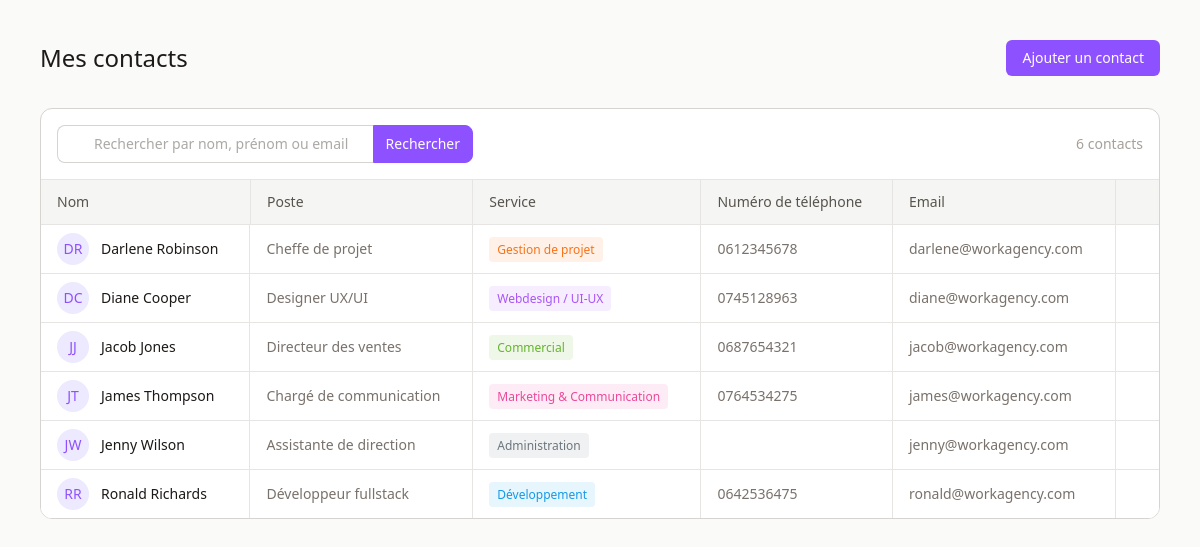
The page / on the database its author committed.
### tables this page shows
CREATE TABLE `contacts` (
`id` INT AUTO_INCREMENT PRIMARY KEY,
    `last_name` VARCHAR(100) NOT NULL,
    `first_name` VARCHAR(100) NOT NULL,
    `email` VARCHAR(150) NOT NULL,
    `phone` VARCHAR(20) DEFAULT NULL,
    `job_title` VARCHAR(100) NOT NULL,
    `department_id` INT DEFAULT NULL,
    `created_at` TIMESTAMP DEFAULT CURRENT_TIMESTAMP,
    FOREIGN KEY (`department_id`) REFERENCES `departments`(`id`) ON DELETE SET NULL
);

CREATE TABLE `departments` (
    `id` INT AUTO_INCREMENT PRIMARY KEY,
    `name` VARCHAR(100) NOT NULL,
    `color` VARCHAR(7) NOT NULL DEFAULT '#6C757D'
);

### index.php (the view, shortened to what this page needs)
<?php
$db = getDatabaseConnection();
$search = trim($_GET['search'] ?? '');
$contacts = [];
try {
    if (!empty($search)) {
        $sql = "SELECT contacts.*, departments.name AS department_name, departments.color AS department_color
            FROM contacts
            LEFT JOIN departments ON contacts.department_id = departments.id
            WHERE contacts.first_name LIKE :search
               OR contacts.last_name LIKE :search
               OR contacts.email LIKE :search
            ORDER BY contacts.first_name ASC";
        $stmt = $db->prepare($sql);
        $stmt->execute(['search' => '%' . $search . '%']);
    } else {
        $sql = "SELECT contacts.*, departments.name AS department_name, departments.color AS department_color
            FROM contacts
            LEFT JOIN departments ON contacts.department_id = departments.id
            ORDER BY contacts.first_name ASC";
        $stmt = $db->query($sql);
    }
    $contacts = $stmt->fetchAll(PDO::FETCH_ASSOC);
} catch (PDOException $e) {
    $_SESSION['toast'] = [
        'type' => 'error',
        'message' => 'Impossible de charger la liste des contacts.'
    ];
}
?>
<?php require 'elements/header.php' ?>
<body>
    <div class="min-h-screen bg-stone-50">
        <main class="max-w-7xl mx-auto p-4 md:p-10">
            <header class="flex items-center justify-between mb-8">
                <h1 class="text-xl md:text-2xl font-medium text-stone-900">Mes contacts</h1>
                <a href="form_contact.php" class="self-end w-fit rounded-md px-4 py-2 bg-violet-500 text-white text-xs md:text-sm font-medium hover:bg-violet-600 transition duration-300 ease-in-out">Ajouter un contact</a>
            </header>
            <section>
                <?php if (empty($contacts)): ?>
                    <div class="bg-stone-100 border border-stone-300 text-stone-600 rounded-xl px-4 py-2 w-fit mx-auto">
                        <p>Aucun contact trouvé. Cliquez sur "Ajouter un contact" pour commencer !</p>
                    </div>
                <?php else: ?>
                    <div class="relative flex flex-col w-full h-full text-stone-600 bg-white rounded-xl border border-stone-300 overflow-hidden">
                        <div class="relative flex justify-between items-center">
                            <form method="GET" action="index.php" class="p-4 flex items-center w-full max-w-md">
                                <div class="relative w-full">
                                    <input
                                        type="text"
                                        name="search"
                                        value="<?= htmlspecialchars($search) ?>"
                                        placeholder="Rechercher par nom, prénom ou email"
                                        class="w-full pl-7 md:pl-9 pr-3 py-2 rounded-l-lg text-xs md:text-sm border-y border-l border-stone-300 focus:outline-hidden focus:border-violet-500 focus:ring-3 focus:ring-violet-100
                                transition duration-300 ease-in-out">
                                </div>
                                <button type="submit" class="relative cursor-pointer w-fit rounded-r-lg border border-violet-500 px-3 py-2 bg-violet-500 text-white text-xs md:text-sm font-medium hover:bg-violet-600 transition duration-300 ease-in-out">
                                    Rechercher
                                </button>
                            </form>
                            <span class="p-4 text-sm font-normal text-stone-400"><?= count($contacts) ?> contacts</span>
                        </div>
                        <div class="relative flex flex-col w-full h-full text-stone-600 bg-white overflow-x-auto">
                            <table class="text-xs md:text-sm w-full text-left table-auto min-w-max">
                                <thead>
                                    <tr class="text-xs md:text-sm text-stone-600">
                                        <th class="font-medium px-4 py-3 border-y border-r border-stone-200 bg-stone-100">Nom</th>
                                        <th class="font-medium px-4 py-3 border-y border-r border-stone-200 bg-stone-100">Poste</th>
                                        <th class="font-medium px-4 py-3 border-y border-r border-stone-200 bg-stone-100">Service</th>
                                        <th class="font-medium px-4 py-3 border-y border-r border-stone-200 bg-stone-100">Numéro de téléphone</th>
                                        <th class="font-medium px-4 py-3 border-y border-r border-stone-200 bg-stone-100">Email</th>
                                        <th class="font-medium px-4 py-3 border-y border-stone-200 bg-stone-100"></th>
                                    </tr>
                                </thead>
                                <tbody>
                                    <?php foreach ($contacts as $contact): ?>
                                        <tr class="[&:not(:last-child)]:border-b border-stone-200 bg-white hover:bg-stone-100 transition duration-150 ease-in-out">
                                            <td class="flex space-x-3 items-center py-2 px-4 border-r border-stone-200">
                                                <div class="bg-violet-100 text-violet-500 font-medium rounded-full w-8 h-8 text-sm flex justify-center items-center">
                                                    <?= strtoupper(substr($contact['first_name'], 0, 1) . substr($contact['last_name'], 0, 1)) ?>
                                                </div>
                                                <span class="text-stone-900">
                                                    <?= htmlspecialchars($contact['first_name']) ?> <?= htmlspecialchars($contact['last_name']) ?>
                                                </span>
                                            </td>
                                            <td class="py-2 px-4 border-r border-stone-200 text-stone-500">
                                                <span class=""><?= htmlspecialchars($contact['job_title']) ?></span>
                                            </td>
                                            <td class="py-2 px-4 border-r border-stone-200 text-stone-500">
                                                <?php if ($contact['department_name']): ?>
                                                    <span class="rounded px-2 py-1 text-xs font-medium" style="background-color: <?= $contact['department_color'] ?>1a; color: <?= $contact['department_color'] ?>;">
                                                        <?= htmlspecialchars($contact['department_name']) ?>
                                                    </span>
                                                <?php else: ?>
                                                    <span class="badge badge-default">Aucun</span>
                                                <?php endif; ?>
                                            </td>
                                            <td class="py-2 px-4 border-r border-stone-200 text-stone-500"><?= htmlspecialchars($contact['phone'] ?? '') ?></td>
                                            <td class="py-2 px-4 border-r border-stone-200 text-stone-500"><?= htmlspecialchars($contact['email']) ?></td>
                                            <td class="py-2 px-4 flex justify-between items-center space-x-2 xl:space-x-0">
                                            </td>
                                        </tr>
                                    <?php endforeach; ?>
                                </tbody>
                            </table>
                        </div>
                    </div>
                <?php endif; ?>
            </section>
        </main>
    </div>
</body>
</html>

### elements/header.php (shortened to what this page needs)
<!DOCTYPE html>
<html lang="fr" class="font-sans">
<head>
    <script src="https://cdn.jsdelivr.net/npm/@tailwindcss/browser@4"></script>
</head>

### rows shown on the page
contacts: first_name+last_name "DR", first_name "Darlene", last_name "Robinson", job_title "Cheffe de projet", department.name "Gestion de projet", phone "0612345678", email "darlene@workagency.com"
contacts: first_name+last_name "DC", first_name "Diane", last_name "Cooper", job_title "Designer UX/UI", department.name "Webdesign / UI-UX", phone "0745128963", email "diane@workagency.com"
contacts: first_name+last_name "JJ", first_name "Jacob", last_name "Jones", job_title "Directeur des ventes", department.name "Commercial", phone "0687654321", email "jacob@workagency.com"
contacts: first_name+last_name "JT", first_name "James", last_name "Thompson", job_title "Chargé de communication", department.name "Marketing & Communication", phone "0764534275", email "james@workagency.com"
contacts: first_name+last_name "JW", first_name "Jenny", last_name "Wilson", job_title "Assistante de direction", department.name "Administration", email "jenny@workagency.com"
contacts: first_name+last_name "RR", first_name "Ronald", last_name "Richards", job_title "Développeur fullstack", department.name "Développement", phone "0642536475", email "ronald@workagency.com"

### other values the page prints
count($contacts) "6"
